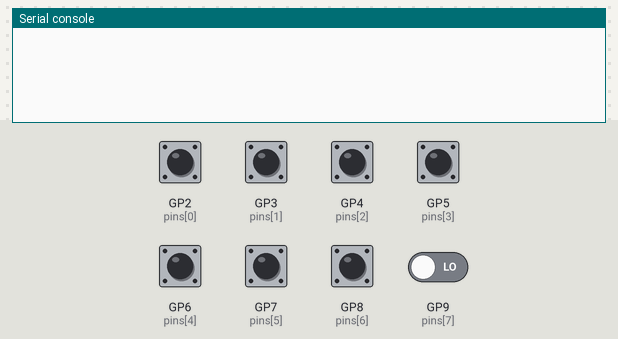
This program was run on a simulated Raspberry Pi Pico running CircuitPython. Parts: the last lines printed to the serial console. The test bench sets the inputs (shaded band); at power-on: GP2 (pins[0]), GP3 (pins[1]), GP4 (pins[2]), GP5 (pins[3]), GP6 (pins[4]), GP7 (pins[5]), GP8 (pins[6]) HIGH, GP9 (pins[7]) LOW.

Above: at 1.2 s.
1.3 s: GP2 (pins[0]) pulled LOW for 0.15 s
At 2.6 s:
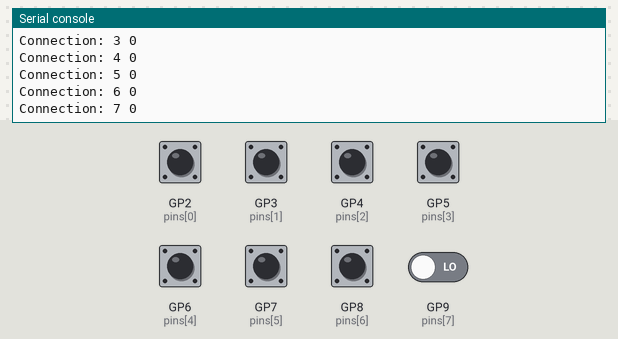
4.4 s: GP3 (pins[1]) pulled LOW for 0.15 s
At 5.7 s:
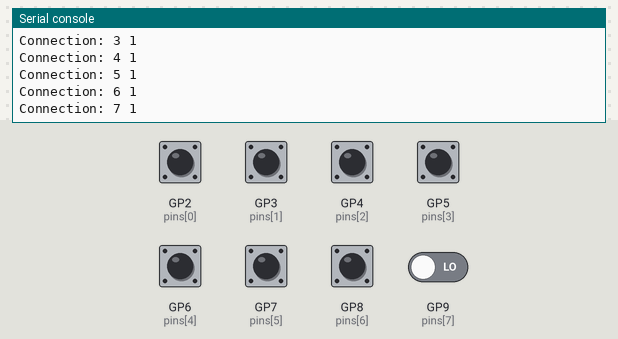
6.0 s: GP4 (pins[2]) pulled LOW for 0.15 s
At 6.9 s:
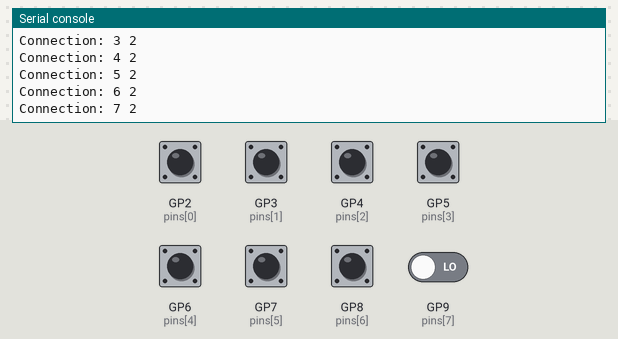
7.6 s: GP5 (pins[3]) pulled LOW for 0.15 s
At 8.9 s:
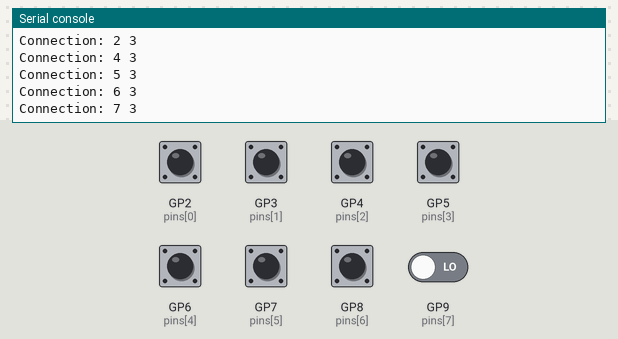
9.2 s: GP6 (pins[4]) pulled LOW for 1 s
At 10.5 s:
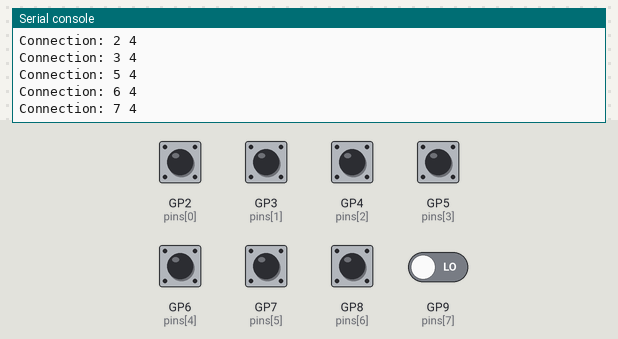
11.7 s: GP7 (pins[5]) pulled LOW for 0.15 s
At 12.8 s:
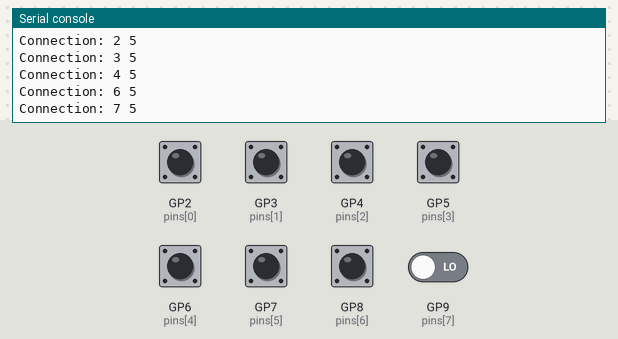
Timing chart, 0 to 14.3 s (numbered marks = the images above; inputs shaded):
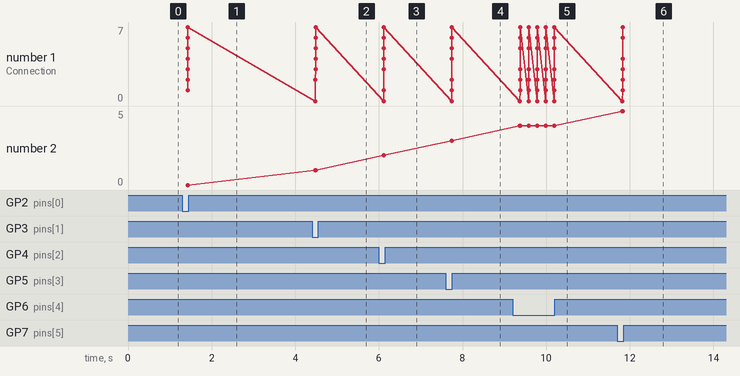

Measured:
- after the input at 1.3 s, the serial console: prints a new line after 0.13 s (image 1)
- after the input at 4.4 s, the serial console: prints a new line after 0.08 s (image 2)
- after the input at 6.0 s, the serial console: prints a new line after 0.11 s (image 3)
- after the input at 7.6 s, the serial console: prints a new line after 0.14 s (image 4)
- after the input at 9.2 s, the serial console: prints a new line after 0.17 s (image 5)
- after the input at 11.7 s, the serial console: prints a new line after 0.12 s (image 6)

The program:

Matrix_Detection_Code.py
```python
import time
import board
import digitalio

pins = [
    board.GP2, board.GP3, board.GP4, board.GP5,
    board.GP6, board.GP7, board.GP8, board.GP9
]

pin_objs = []

for p in pins:
    pin = digitalio.DigitalInOut(p)
    pin.direction = digitalio.Direction.INPUT
    pin.pull = digitalio.Pull.UP
    pin_objs.append(pin)

while True:
    for i in range(len(pin_objs)):
        for j in range(len(pin_objs)):
            if i != j:
                # set one as output low
                pin_objs[i].direction = digitalio.Direction.OUTPUT
                pin_objs[i].value = False

                pin_objs[j].direction = digitalio.Direction.INPUT
                pin_objs[j].pull = digitalio.Pull.UP

                if not pin_objs[j].value:
                    print("Connection:", i, j)

                # reset
                pin_objs[i].direction = digitalio.Direction.INPUT

    time.sleep(0.2)
```
